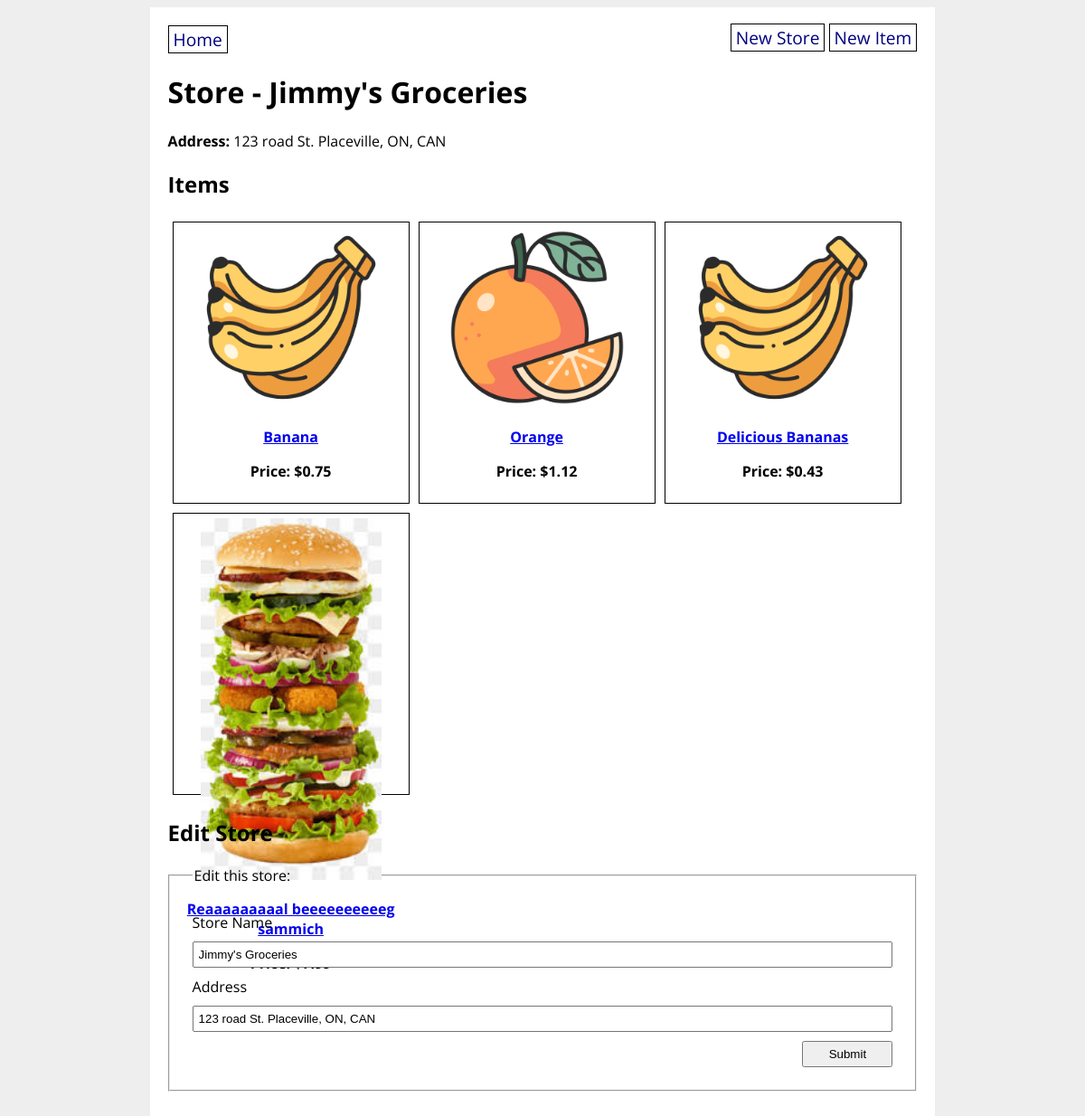
The app's page /store/2 with its own data.
### grocery_app/models.py (models this page shows, shortened)
class GroceryStore(db.Model):
    id = db.Column(db.Integer, primary_key=True)
    title = db.Column(db.String(80), nullable=False)
    address = db.Column(db.String(200), nullable=False)
    items = db.relationship('GroceryItem', back_populates='store')

class GroceryItem(db.Model):
    id = db.Column(db.Integer, primary_key=True)
    name = db.Column(db.String(80), nullable=False)
    price = db.Column(db.Float(precision=2), nullable=False)
    category = db.Column(db.Enum(ItemCategory), default=ItemCategory.OTHER)
    photo_url = db.Column(URLType)
    store_id = db.Column(db.Integer, db.ForeignKey('grocery_store.id'), nullable=False)
    store = db.relationship('GroceryStore', back_populates='items')

### grocery_app/routes.py (the view)
@main.route('/store/<store_id>', methods=['GET', 'POST'])
def store_detail(store_id):
    store = GroceryStore.query.get(store_id) # first query is to get the store data for modification
    form = GroceryStoreForm(obj=store)
    if form.validate_on_submit():
        store.title = form.title.data
        store.address = form.address.data
        db.session.commit()
        flash('Store was edited successfully.')
        return redirect(url_for('main.store_detail', store_id=store.id))
    store = GroceryStore.query.get(store_id) # second query is to return the most recent (edited) data to the item details page
    return render_template('store_detail.html', form=form, store=store)

### grocery_app/forms.py
class GroceryStoreForm(FlaskForm):
    title = StringField('Store Name')
    address = StringField('Address')
    submit = SubmitField('Submit')

### grocery_app/templates/store_detail.html (shortened to what this page needs)
{% extends 'base.html' %}
{% block content %}
<h1>Store - {{ store.title }}</h1>
<strong>Address:</strong> {{ store.address }}
<h2>Items</h2>
<div class="items">
    {% for item in store.items %}
    <div class="item-details">
        <a href="/item/{{ item.id }}"><img src="{{ item.photo_url }}" alt="{{ item.name }}" width="200px">
        <p><strong>{{ item.name }}</strong></p></a>
        <p><strong>Price: ${{ item.price }}</strong></p>
    </div>
    {% endfor %}
</div>
<h2>Edit Store</h2>
<form method="POST" action="{{ url_for('main.store_detail', store_id=store.id) }}">
    <fieldset>
        <legend>Edit this store:</legend>
        {{ form.title.label }}
        {{ form.title }}
        {{ form.address.label }}
        {{ form.address }}
        {{ form.submit }}
    </fieldset>
</form>
{% endblock %}

### grocery_app/static/style.css (style rules this page uses)
body { display: flex; flex-direction: column; align-items: center; background-color: #eee; font-family: 'Open Sans', sans-serif; }
fieldset { display: flex; flex-direction: column; margin: 20px 0; padding: 20px; }
fieldset * { margin: 5px; }
fieldset input { padding: 5px; }
input[type=submit] { width: 100px; align-self: flex-end; }
div.items { display: flex; flex-direction: row; flex-wrap: wrap; }
div.item-details { border: 1px solid black; margin: 5px; padding: 5px; text-align: center; width: 250px; height: 300px; }

### records on screen
GroceryStore: title "Jimmy's Groceries", address "123 road St. Placeville, ON, CAN"
GroceryItem: photo_url (picture), name "Banana", price "0.75"
GroceryItem: photo_url (picture), name "Orange", price "1.12"
GroceryItem: photo_url (picture), name "Delicious Bananas", price "0.43"
GroceryItem: photo_url (picture), name "Reaaaaaaaaal beeeeeeeeeeg sammich"
